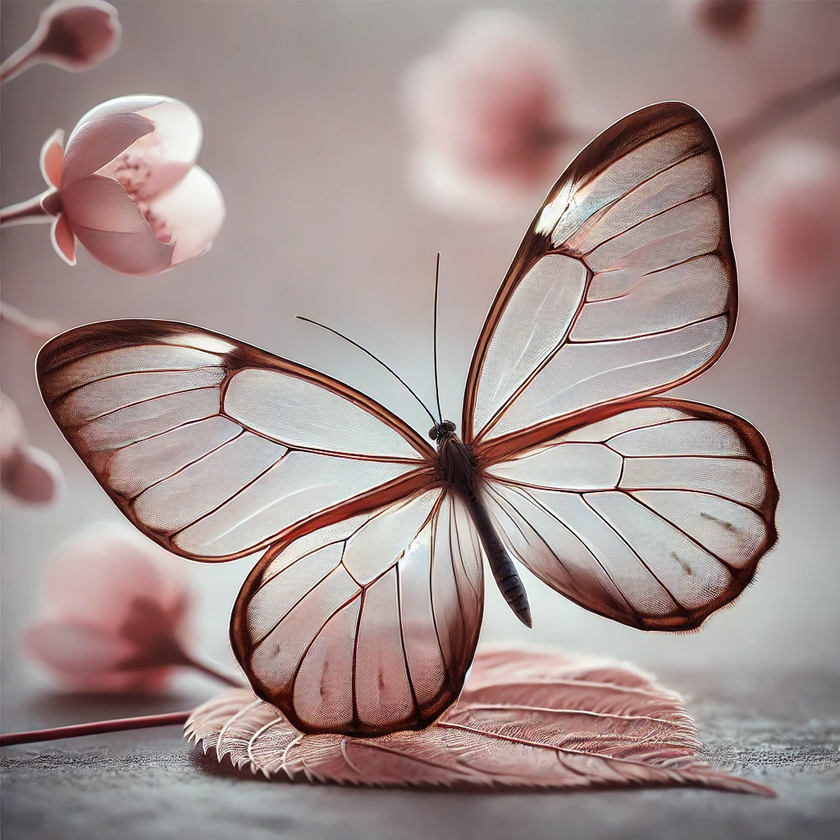
#> input picture Homework_2/butterful.png, 840 x 840 px, shrunk from 1024 x 1024 before the run
$ jupyter execute 'assignment2_dip_Question2 (1).ipynb'
#> lines starting #> are read from the running program, lines starting #| are printed output that depends on the picture
2.Implement both the Floyd-Steinberg and Jarvis-Judice-Ninke dithering algorithms on
the image in either Python or MATLAB, then compare the results obtained from
each method.

[cell 1]
import numpy as np
import matplotlib.pyplot as plt
from PIL import Image

def apply_floyd_steinberg_dither_bw(input_image):
    # Ensure the image is in grayscale mode
    gray_image = input_image.convert('L')
    pixel_array = np.array(gray_image, dtype=np.float32)
    img_height, img_width = pixel_array.shape
    dithered_image = np.zeros_like(pixel_array, dtype=np.uint8)

    for row in range(img_height):
        for col in range(img_width):
            original_val = pixel_array[row, col]
            threshold_val = 255 * (original_val > 127)
            dithered_image[row, col] = threshold_val
            error = original_val - threshold_val

            if col + 1 < img_width:
                pixel_array[row, col + 1] += error * 7 / 16
            if row + 1 < img_height:
                if col > 0:
                    pixel_array[row + 1, col - 1] += error * 3 / 16
                pixel_array[row + 1, col] += error * 5 / 16
                if col + 1 < img_width:
                    pixel_array[row + 1, col + 1] += error * 1 / 16

    return Image.fromarray(dithered_image)

def apply_jarvis_judice_ninke_dither_bw(input_image):

    gray_image = input_image.convert('L')
    pixel_array = np.array(gray_image, dtype=np.float32)
    img_height, img_width = pixel_array.shape
    dithered_image = np.zeros_like(pixel_array, dtype=np.uint8)

    for y in range(img_height):
        for x in range(img_width):
            original_val = pixel_array[y, x]
            new_pixel = 255 * (original_val > 127)
            dithered_image[y, x] = new_pixel
            error = original_val - new_pixel

            if x + 1 < img_width:
                pixel_array[y, x + 1] += error * 7 / 48
            if x + 2 < img_width:
                pixel_array[y, x + 2] += error * 5 / 48
            if y + 1 < img_height:
                if x > 0:
                    pixel_array[y + 1, x - 1] += error * 3 / 48
                pixel_array[y + 1, x] += error * 5 / 48
                if x + 1 < img_width:
                    pixel_array[y + 1, x + 1] += error * 3 / 48
                if x + 2 < img_width:
                    pixel_array[y + 1, x + 2] += error * 1 / 48
            if y + 2 < img_height:
                if x - 2 >= 0:
                    pixel_array[y + 2, x - 2] += error * 1 / 48
                if x - 1 >= 0:
                    pixel_array[y + 2, x - 1] += error * 3 / 48
                pixel_array[y + 2, x] += error * 5 / 48
                if x + 1 < img_width:
                    pixel_array[y + 2, x + 1] += error * 3 / 48
                if x + 2 < img_width:
                    pixel_array[y + 2, x + 2] += error * 1 / 48

    return Image.fromarray(dithered_image)


image_filepath = 'butterful.png'
original_img = Image.open(image_filepath).convert('L')
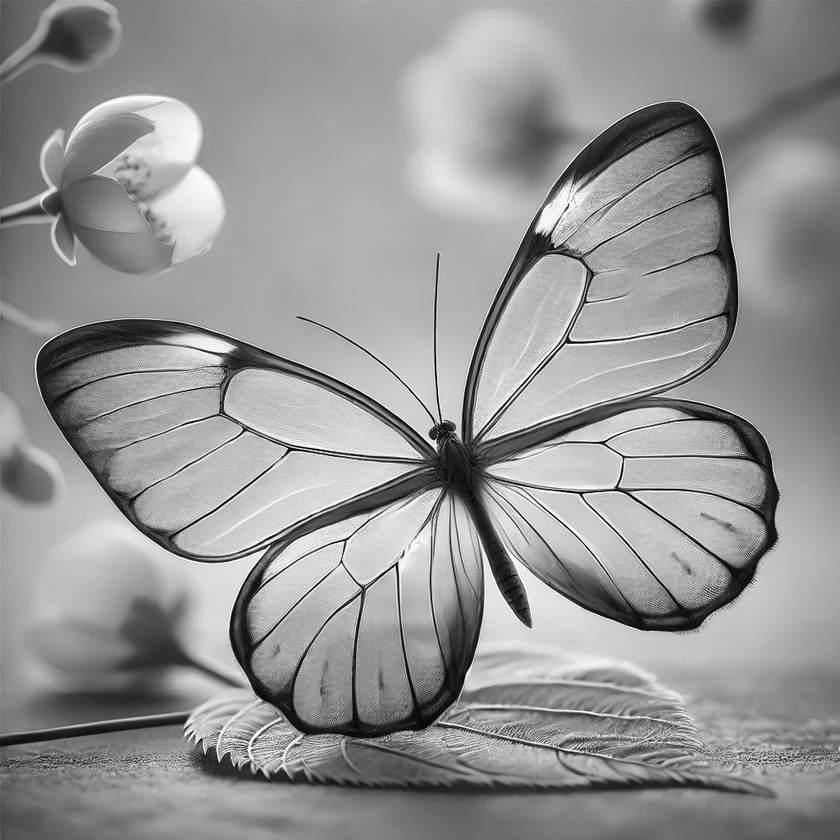
#> original_img: PIL image 840x840 L; min 0, max 255, mean 148.8


floyd_result_bw = apply_floyd_steinberg_dither_bw(original_img)
#> after the loop in apply_floyd_steinberg_dither_bw, `for row in range(img_height):`:
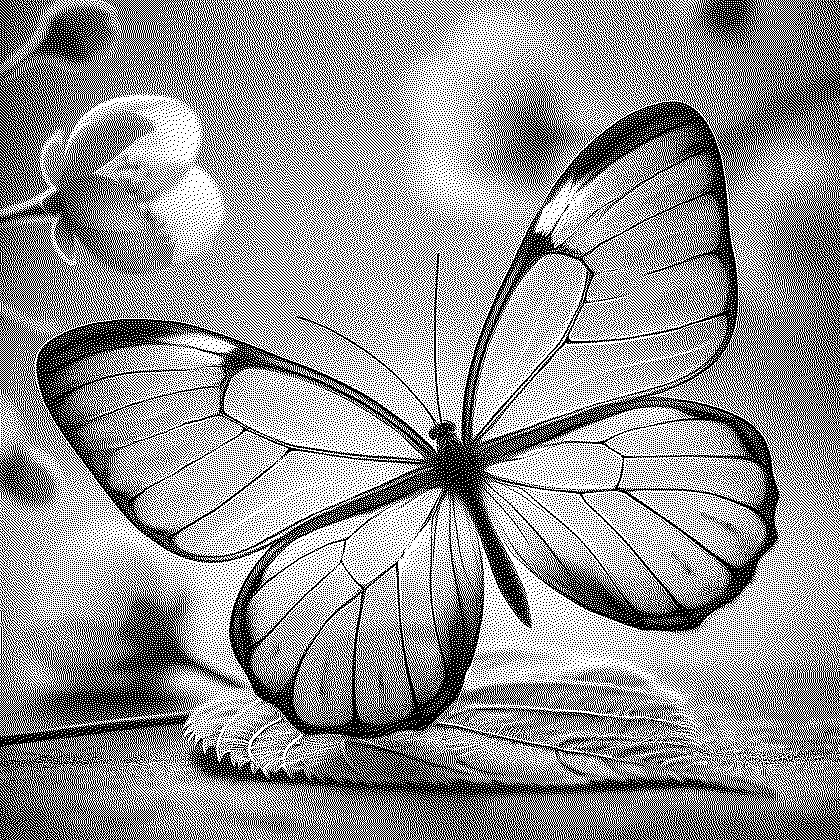
#> dithered_image: shape (840, 840); 58.4% white; black in thin lines or dots
#> after the loop in apply_floyd_steinberg_dither_bw, `for row in range(img_height):`:
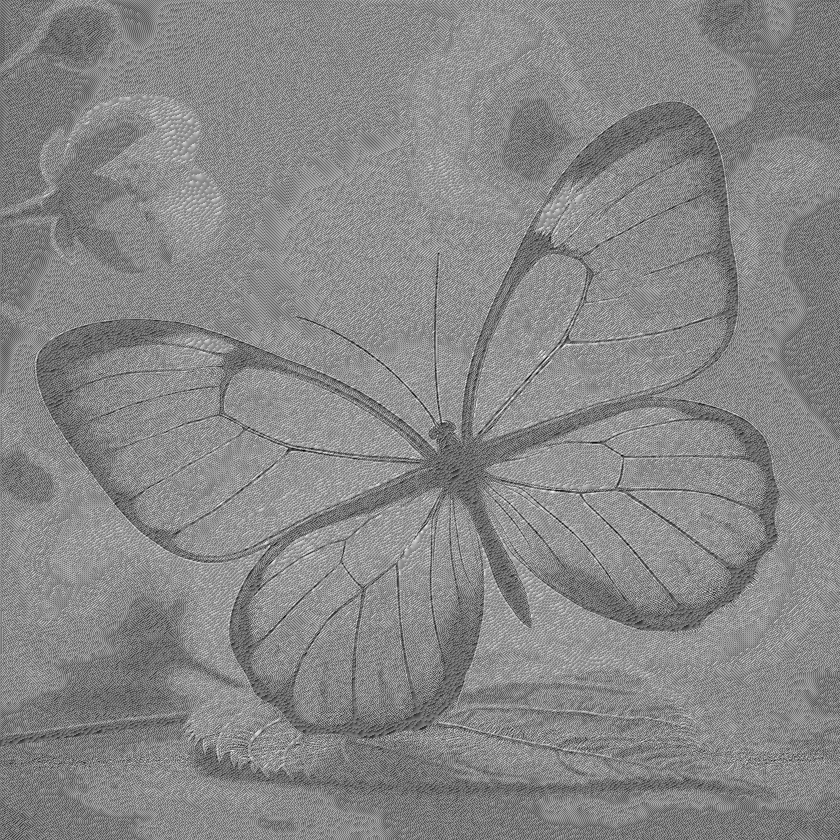
#> pixel_array: shape (840, 840) float32; min -97.26, max 346, mean 138.1; drawn with min black and max white

jarvis_result_bw = apply_jarvis_judice_ninke_dither_bw(original_img)
#> after the loop in apply_jarvis_judice_ninke_dither_bw, `for y in range(img_height):`:
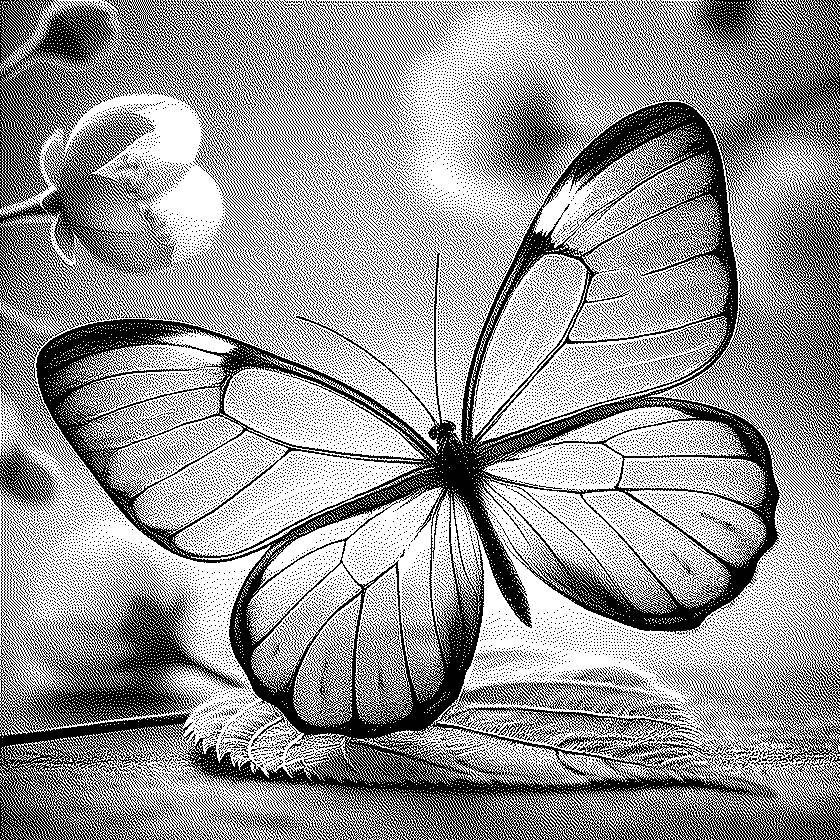
#> dithered_image: shape (840, 840); 60.3% white; black in thin lines or dots
#> after the loop in apply_jarvis_judice_ninke_dither_bw, `for y in range(img_height):`:
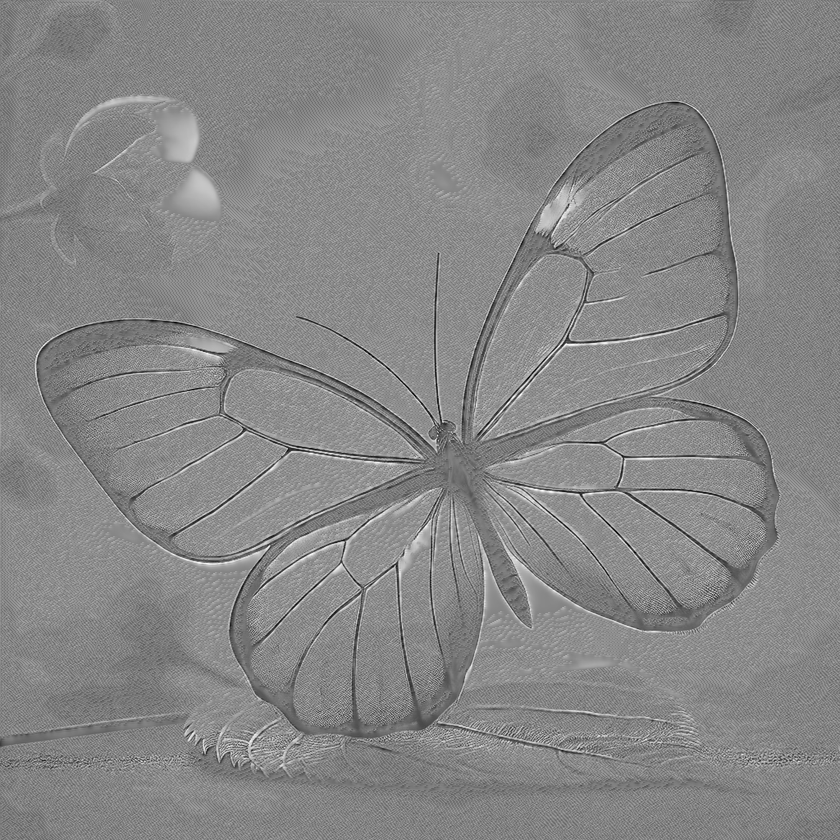
#> pixel_array: shape (840, 840) float32; min -53.2, max 296.3, mean 132; drawn with min black and max white


plt.figure(figsize=(18, 6))


plt.subplot(1, 3, 1)
plt.imshow(original_img, cmap='gray')
plt.title('Original Image (Grayscale)')
plt.axis('off')


plt.subplot(1, 3, 2)
plt.imshow(floyd_result_bw, cmap='gray')
plt.title('Floyd Steinberg Dithering ')
plt.axis('off')


plt.subplot(1, 3, 3)
plt.imshow(jarvis_result_bw, cmap='gray')
plt.title('Jarvis Judice Ninke Dithering ')
plt.axis('off')

plt.tight_layout()
plt.show()
